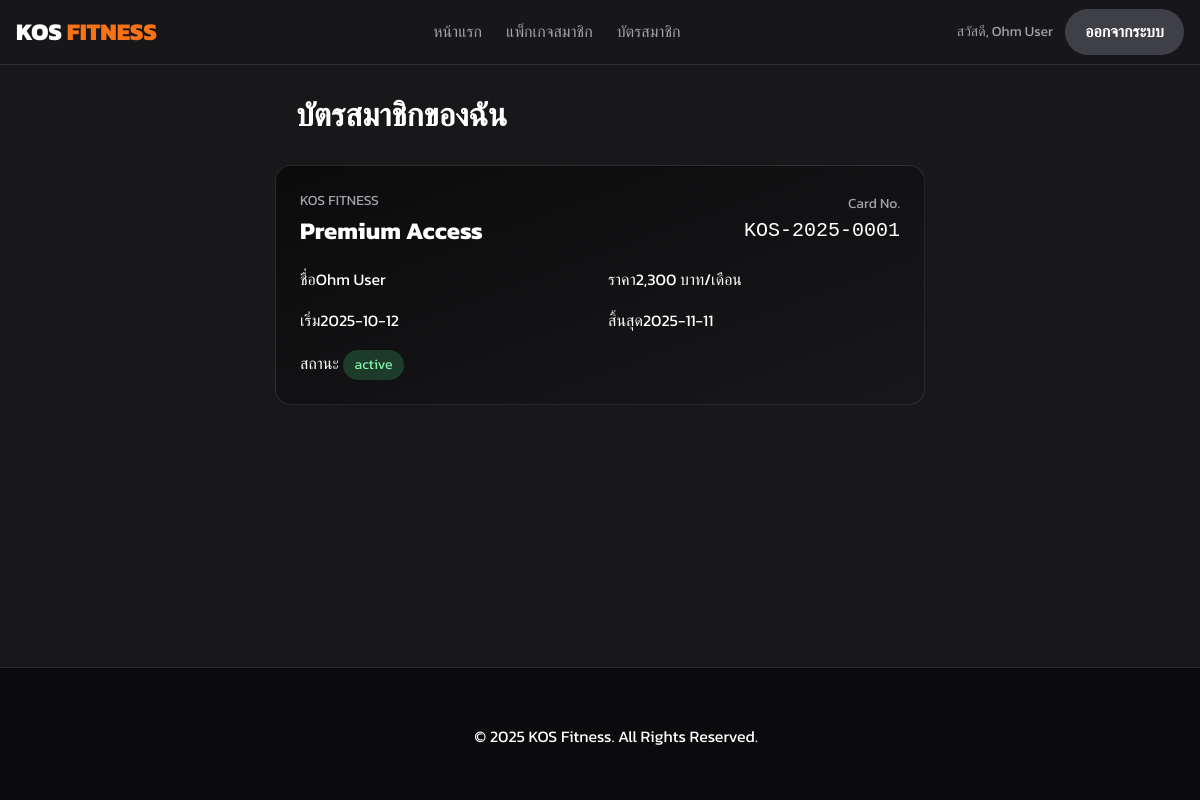
Page /member/card.php (signed in) on the committed database.
### tables this page shows
CREATE TABLE `memberships` (
  `id` int(11) NOT NULL,
  `user_id` int(11) NOT NULL,
  `package_id` int(11) NOT NULL,
  `start_date` date NOT NULL,
  `end_date` date NOT NULL,
  `status` enum('active','expired') DEFAULT 'active',
  `card_number` varchar(20) DEFAULT NULL
);

CREATE TABLE `packages` (
  `id` int(11) NOT NULL,
  `name` varchar(80) NOT NULL,
  `price` decimal(10,2) NOT NULL,
  `perks` text DEFAULT NULL
);

### member/card.php (the view, shortened to what this page needs)
<?php
require_once "../includes/conn.php";
$uid = $_SESSION['user']['id'];
$sql = "SELECT m.*, p.name AS package_name, p.price
        FROM memberships m
        JOIN packages p ON p.id=m.package_id
        WHERE m.user_id=? ORDER BY m.id DESC LIMIT 1";
$stmt = $conn->prepare($sql);
$stmt->bind_param("i", $uid);
$stmt->execute();
$mem = $stmt->get_result()->fetch_assoc();
?>
<?php include "../shared/header.php"; ?>
<h1 class="page-title-card">บัตรสมาชิกของฉัน</h1>
<?php if(!$mem): ?>
  <p class="text-muted-nocard">ยังไม่มีบัตรสมาชิก <a href="/kos_fitness/packages/select_package.php">เลือกแพ็กเกจ</a> ก่อนนะ</p>
<?php else: ?>
  <div class="member-card">
    <div class="member-card-header">
      <div>
        <div class="text-muted" style="font-size: 0.875rem;">KOS FITNESS</div>
        <div class="member-card-package-name"><?=htmlspecialchars($mem['package_name'])?></div>
      </div>
      <div style="text-align: right;">
        <div class="text-muted" style="font-size: 0.875rem;">Card No.</div>
        <div class="member-card-no"><?=htmlspecialchars($mem['card_number'])?></div>
      </div>
    </div>
    <div class="member-card-details">
      <div><span class="info-label">ชื่อ</span><?=htmlspecialchars($_SESSION['user']['full_name'])?></div>
      <div><span class="info-label">ราคา</span><?=number_format($mem['price'],0)?> บาท/เดือน</div>
      <div><span class="info-label">เริ่ม</span><?=htmlspecialchars($mem['start_date'])?></div>
      <div><span class="info-label">สิ้นสุด</span><?=htmlspecialchars($mem['end_date'])?></div>
      <div>
        <span class="info-label">สถานะ</span>
        <span class="status-badge <?=($mem['status']==='active' ? 'active' : 'inactive')?>"><?=htmlspecialchars($mem['status'])?></span>
      </div>
    </div>
  </div>
<?php endif; ?>
<?php include "../shared/footerhome.php"; ?>

### assets/style.css (style rules this page uses)
:root { --color-orange: #F97316; --color-orange-dark: #DD6B20; --color-dark: #18181b; --color-darker: #0b0b0c; --color-border: rgba(255, 255, 255, 0.1); --color-text: #ffffff; --color-text-muted: #a1a1aa; --color-green: #4ade80; --color-red: #ef4444; }
html { scroll-behavior: smooth; }
body { font-family: 'Kanit', sans-serif; background-color: var(--color-dark); color: var(--color-text); margin: 0; padding-top: 64px; line-height: 1.6; }
.text-muted { color: var(--color-text-muted); }
.page-title-card { font-size: 2rem; font-weight: 800; margin-left: 280px; margin-bottom: 1.5rem; margin-top: 0; text-align: start; }
.status-badge { display: inline-block; padding: 0.25rem 0.75rem; border-radius: 9999px; font-size: 0.875rem; }
.status-badge.active { background-color: rgba(74, 222, 128, 0.2); color: #86efac; }
.member-card { max-width: 600px; margin-left: auto; margin-right: auto; background: linear-gradient(to bottom right, var(--color-darker), var(--color-dark)); border: 1px solid var(--color-border); border-radius: 1rem; padding: 1.5rem; }
.member-card-header { display: flex; justify-content: space-between; align-items: center; }
.member-card-package-name { font-size: 1.5rem; font-weight: 700; }
.member-card-no { font-family: monospace; font-size: 1.25rem; }
.member-card-details { margin-top: 1rem; display: grid; grid-template-columns: repeat(2, 1fr); gap: 1rem; }
:root { --bg: #18181b; --bg-2: #0b0b0e; --text: #ffffff; --muted: #a1a1aa; --border: #27272a; --accent: #f97316; }

### rows in the picture
memberships: package.name "Premium Access", card_number "KOS-2025-0001", package.price "2,300", start_date "2025-10-12", end_date "2025-11-11", status "active"

### other values in the picture
$_SESSION['user']['full_name'] "Ohm User"
